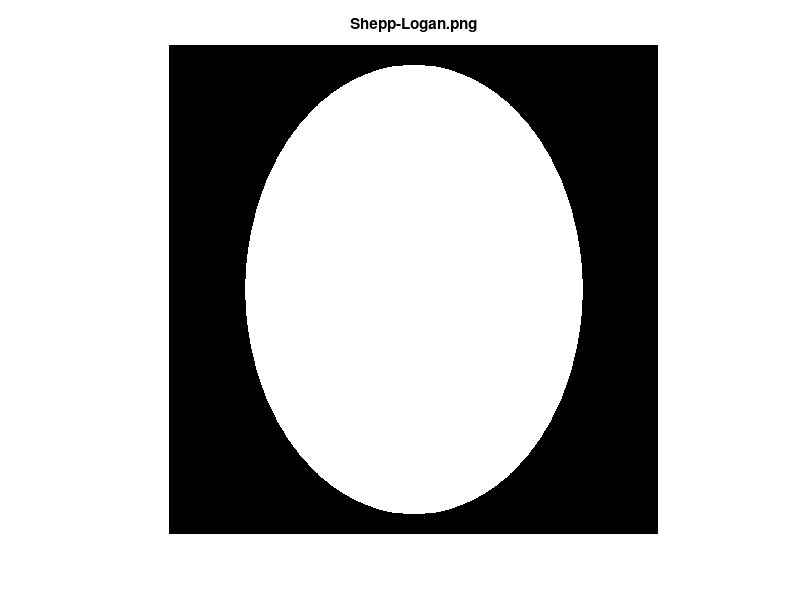
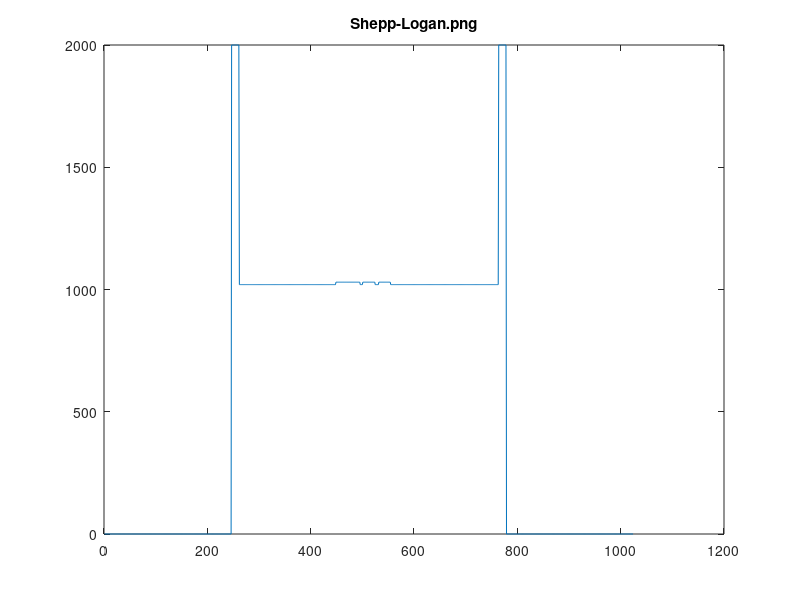

These figures' MATLAB source, in order: (Note: this script raises an error after producing the figures.)
clear all;

[P,E]=phantom('Modified Shepp-Logan', 1024);
E(:,1)=[2., -0.98, -0.02, -0.02, 0.01, 0.01, 0.01, 0.01, 0.01, 0.01];
maxInHU=1000; %Attenuation of bone in HU
P=uint16(phantom(E, 1024)*maxInHU/2*2);
imshow(P);
caxis([0 maxInHU])
title('Shepp-Logan.png')
figure(2);
plot(P(822,:));
title('Shepp-Logan.png')
imwrite(P, 'SheppLogan.png', 'BitDepth', 16); % 16 bit

P(1000:1024,:)=[];
P(1:24,:)=[];
P(:,1:130)=[];
imwrite(P, 'SheppLogan_asymmetric.png', 'BitDepth', 16); %16 bit


P2=uint16(phantom('Modified Shepp-Logan', 1024)*maxInHU*2);
figure(3);
imshow(P2);
ax=gca;
caxis(ax, [0 maxInHU])
title('ModifiedSheppLogan.png')
figure(4);
plot(P2(822,:));
title('ModifiedSheppLogan.png')
imwrite(P2, 'ModifiedSheppLogan.png', 'BitDepth', 16);  %16/15 bit

P2(1000:1024,:)=[];
P2(1:24,:)=[];
P2(:,1:130)=[];
%figure(5);
%imshow(P2);
imwrite(P2, 'ModifiedSheppLogan_asymmetric.png', 'BitDepth', 16); % 16/15 bit
